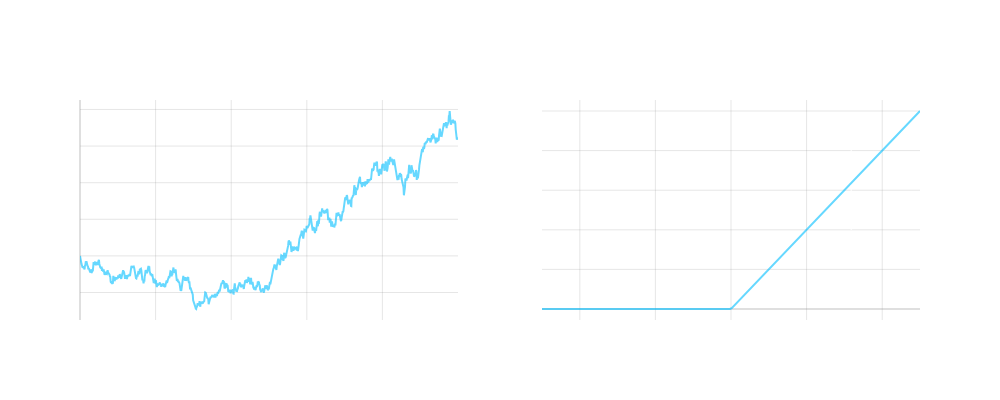

The cell this chart's notebook holds for it:
### Markdown cell above
##### 1.) 🏷️ Option Pricing

Option contracts give the holder the right but not obligation to buy (or sell) an underlying asset at some point in the future at a predetermined price.  These contracts themselves have a value at expiration that is easily determined, but what should we pay *today* for this contract?

 We model stock prices as a random variable, option prices are functions of this underlying randomness so they are also random
 
 
 In the face of randomness the best we can do to model uncertainty in the outcome of said random variable is to use the *expectation* 

 $$C(K,T) = e^{-rT}\mathbb{E}^{\mathbb{Q}}\left[\max(S_T - K, 0)\right]$$
 
 where $\mathbb{Q}$ is the risk-neutral measure. We use the risk-neutral measure because under no-arbitrage, 
 the discounted price process must be a martingale under $\mathbb{Q}$, ensuring the price today equals 
 the expected discounted future payoff.
 
Applying the definition of the *expectation* we get the following equation
 
 $$C(K,T) = e^{-rT}\int_{K}^{\infty} (S_T - K)f_{\mathbb{Q}}(S_T)dS_T$$
 
How the heck are we going to solve this analytically, particularly for the case of more complicated model frameworks?

We can solve this analytically for a Black-Scholes model, but what if we wanted to price options consistent with a market surface?

Think of something like the Heston model - numerical techniques (simulating paths) can be *slow*

What if there were a different way to represent the random variable (option price)?

### Code cell
import numpy as np
import plotly.graph_objects as go
from plotly.subplots import make_subplots

# Parameters
S0 = 100  # Initial stock price
K = 100   # Strike price
r = 0.05  # Risk-free rate
sigma = 0.2  # Volatility
T = 1.0   # Time to maturity
N = 1000  # Number of time steps

# Generate time points
t = np.linspace(0, T, N)
dt = T/N

# Generate one sample path
dW = np.random.normal(0, np.sqrt(dt), N)
S = np.zeros(N)
S[0] = S0

for i in range(1, N):
    S[i] = S[i-1] * np.exp((r - 0.5*sigma**2)*dt + sigma*dW[i-1])

# Get final stock price and option payoff
final_S = S[-1]
final_payoff = max(final_S - K, 0)

# Create stock price points for payoff diagram
S_range = np.linspace(0.5*S0, 1.5*S0, 200)
payoff = np.maximum(S_range - K, 0)

# Create subplots
fig = make_subplots(
    rows=1, cols=2,
    subplot_titles=('GBM Sample Path', f'European Call Option Payoff (Value at T: {final_payoff:.2f})')
)

# Plot GBM path
fig.add_trace(
    go.Scatter(x=t, y=S, line=dict(color='rgba(0, 191, 255, 0.6)')),
    row=1, col=1
)

# Plot option payoff
fig.add_trace(
    go.Scatter(x=S_range, y=payoff, line=dict(color='rgba(0, 191, 255, 0.6)')),
    row=1, col=2
)

# Add vertical line at final stock price
fig.add_vline(x=final_S, line_width=1, line_dash="dash", line_color="white", row=1, col=2)

# Update layout
fig.update_layout(
    width=1000,
    height=400,
    showlegend=False,
    title_text='GBM Path and European Call Option Payoff',
    title_x=0.5,
    title_font_size=20,
    plot_bgcolor='rgba(0,0,0,0)',
    paper_bgcolor='rgba(0,0,0,0)',
    font=dict(color='white')
)

# Update x-axes
fig.update_xaxes(
    title_text='Time',
    showgrid=True,
    gridwidth=1,
    gridcolor='rgba(128,128,128,0.2)',
    zeroline=True,
    zerolinewidth=1,
    zerolinecolor='rgba(128,128,128,0.5)',
    row=1, col=1
)
fig.update_xaxes(
    title_text='Stock Price',
    showgrid=True,
    gridwidth=1,
    gridcolor='rgba(128,128,128,0.2)',
    zeroline=True,
    zerolinewidth=1,
    zerolinecolor='rgba(128,128,128,0.5)',
    row=1, col=2
)

# Update y-axes
fig.update_yaxes(
    title_text='Stock Price',
    showgrid=True,
    gridwidth=1,
    gridcolor='rgba(128,128,128,0.2)',
    zeroline=True,
    zerolinewidth=1,
    zerolinecolor='rgba(128,128,128,0.5)',
    row=1, col=1
)
fig.update_yaxes(
    title_text='Option Payoff',
    showgrid=True,
    gridwidth=1,
    gridcolor='rgba(128,128,128,0.2)',
    zeroline=True,
    zerolinewidth=1,
    zerolinecolor='rgba(128,128,128,0.5)',
    row=1, col=2
)

fig.show()

### Figure 1 — Plotly figure (JSON) as saved in the notebook; plotly's stock layout.template omitted (floating-point values rounded to 4 significant figures; data arrays with more than 128 entries replaced by an {"elided": "..."} marker saying what was removed)
{"data": [{"line": {"color": "rgba(0, 191, 255, 0.6)"}, "type": "scatter", "x": {"elided": "1000 float values"}, "xaxis": "x", "y": {"elided": "1000 float values"}, "yaxis": "y"}, {"line": {"color": "rgba(0, 191, 255, 0.6)"}, "type": "scatter", "x": {"elided": "200 float values"}, "xaxis": "x2", "y": {"elided": "200 float values"}, "yaxis": "y2"}], "layout": {"annotations": [{"font": {"size": 16}, "showarrow": false, "text": "GBM Sample Path", "x": 0.225, "xanchor": "center", "xref": "paper", "y": 1, "yanchor": "bottom", "yref": "paper"}, {"font": {"size": 16}, "showarrow": false, "text": "European Call Option Payoff (Value at T: 31.80)", "x": 0.775, "xanchor": "center", "xref": "paper", "y": 1, "yanchor": "bottom", "yref": "paper"}], "font": {"color": "white"}, "height": 400, "paper_bgcolor": "rgba(0,0,0,0)", "plot_bgcolor": "rgba(0,0,0,0)", "shapes": [{"line": {"color": "white", "dash": "dash", "width": 1}, "type": "line", "x0": 131.8, "x1": 131.8, "xref": "x2", "y0": 0, "y1": 1, "yref": "y2 domain"}], "showlegend": false, "title": {"font": {"size": 20}, "text": "GBM Path and European Call Option Payoff", "x": 0.5}, "width": 1000, "xaxis": {"anchor": "y", "domain": [0, 0.45], "gridcolor": "rgba(128,128,128,0.2)", "gridwidth": 1, "showgrid": true, "title": {"text": "Time"}, "zeroline": true, "zerolinecolor": "rgba(128,128,128,0.5)", "zerolinewidth": 1}, "xaxis2": {"anchor": "y2", "domain": [0.55, 1], "gridcolor": "rgba(128,128,128,0.2)", "gridwidth": 1, "showgrid": true, "title": {"text": "Stock Price"}, "zeroline": true, "zerolinecolor": "rgba(128,128,128,0.5)", "zerolinewidth": 1}, "yaxis": {"anchor": "x", "domain": [0, 1], "gridcolor": "rgba(128,128,128,0.2)", "gridwidth": 1, "showgrid": true, "title": {"text": "Stock Price"}, "zeroline": true, "zerolinecolor": "rgba(128,128,128,0.5)", "zerolinewidth": 1}, "yaxis2": {"anchor": "x2", "domain": [0, 1], "gridcolor": "rgba(128,128,128,0.2)", "gridwidth": 1, "showgrid": true, "title": {"text": "Option Payoff"}, "zeroline": true, "zerolinecolor": "rgba(128,128,128,0.5)", "zerolinewidth": 1}}}
